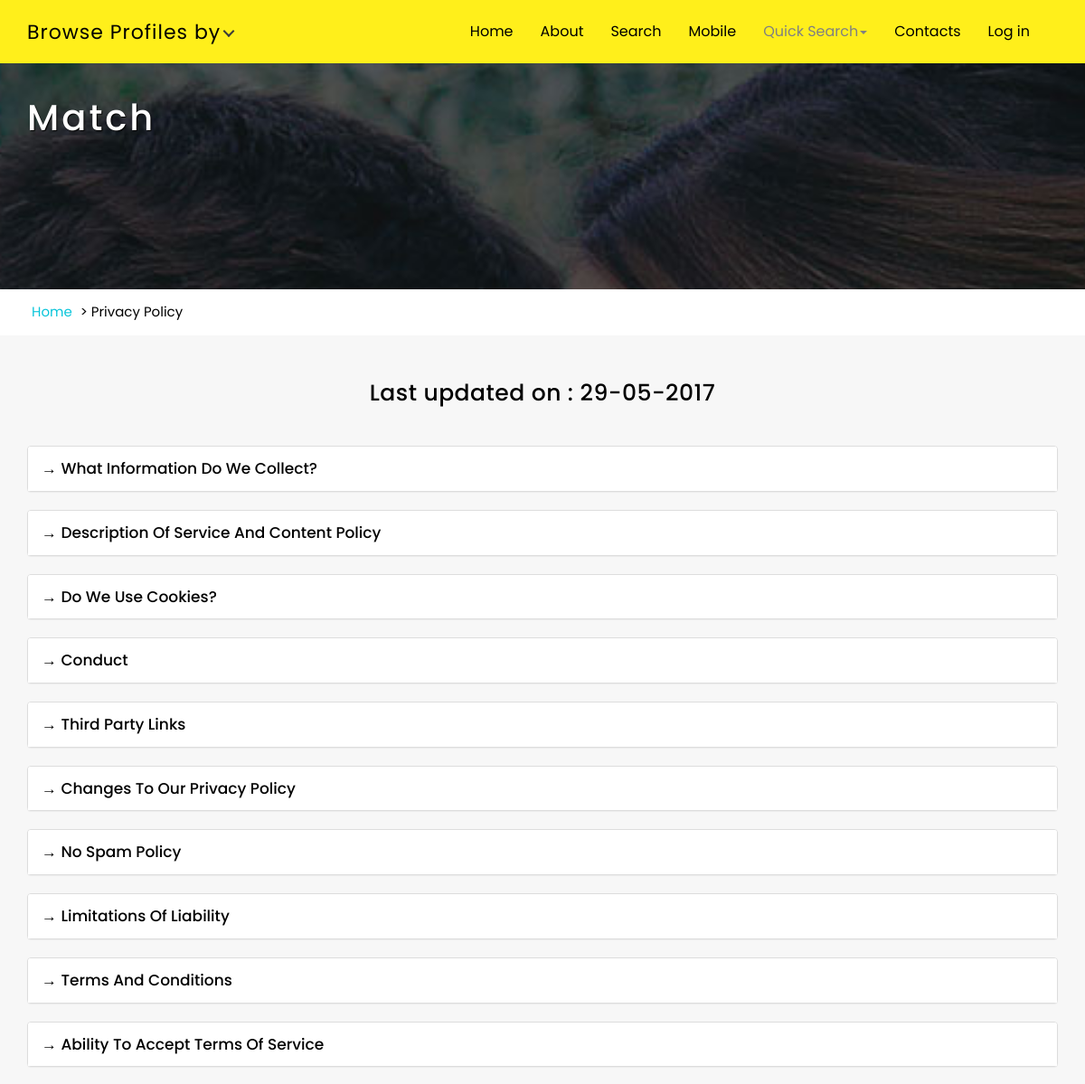
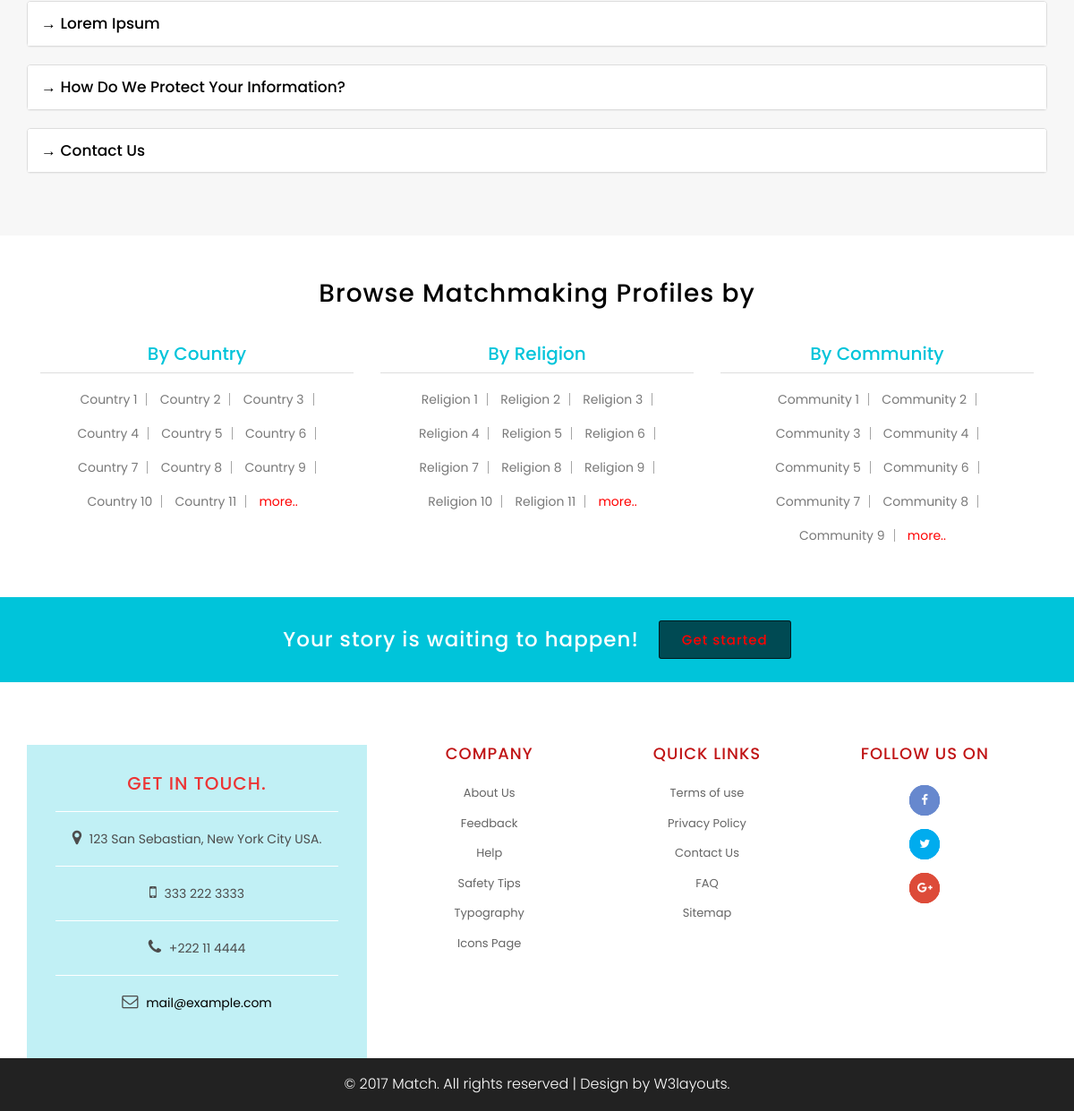
Page /naeem1/privacy_policy.php on the committed database (2 pictures, top to bottom).
### tables this page shows
CREATE TABLE `privacy` (
  `id` int(11) NOT NULL,
  `title` varchar(200) DEFAULT NULL,
  `details` longtext
);

### naeem1/privacy_policy.php (the view, shortened to what this page needs)
<?php require 'header.php'; ?>
	<div class="w3layouts-inner-banner">
		<div class="container">
			<div class="logo">
				<h1><a class="cd-logo link link--takiri" href="index.php">Match <span><i class="fa fa-heart" aria-hidden="true"></i>Made in heaven.</span></a></h1>
			</div>
			<div class="clearfix"></div>
		</div>
	</div>
	<div class="w3layouts-breadcrumbs text-center">
		<div class="container">
			<span class="agile-breadcrumbs"><a href="index.php">Home</a> > <span>Privacy Policy</span></span>
		</div>
	</div>
		<section class="privacy_policy_section">
			<div class="privacy_policy">
				<div class="container">
					<h2 class="last-updated">Last updated on : 29-05-2017</h2>
					<div class="panel-group" id="accordion">
						<?php $sql="SELECT * FROM privacy";
						if ($result=mysqli_query($con,$sql)) {
							$i=0;
							while ($row=mysqli_fetch_assoc($result)) { ?>
							<div class="panel panel-default">
							<div class="panel-heading">
								 <h4 class="panel-title" data-toggle="collapse" data-target="#collapse<?php echo $i; ?>">
									 <span>&#8594;</span> <?php echo $row['title']; ?>
								 </h4>
							</div>
						</div>
						<?php
						$i++;
					}
						 } ?>
					</div>
				</div>
			</div>
		</section>
	<div class="w3layouts-browse text-center">
		<div class="container">
			<h3>Browse Matchmaking Profiles by</h3>
			<div class="col-md-4 w3-browse-grid">
				<h4>By Country</h4>
				<ul>
					<li><a href="nri_list.php">Country 1</a></li>
					<li><a href="nri_list.php">Country 2</a></li>
					<li><a href="nri_list.php">Country 3</a></li>
					<li><a href="nri_list.php">Country 4</a></li>
					<li><a href="nri_list.php">Country 5</a></li>
					<li><a href="nri_list.php">Country 6</a></li>
					<li><a href="nri_list.php">Country 7</a></li>
					<li><a href="nri_list.php">Country 8</a></li>
					<li><a href="nri_list.php">Country 9</a></li>
					<li><a href="nri_list.php">Country 10</a></li>
					<li><a href="nri_list.php">Country 11</a></li>
					<li class="more"><a href="nri_list.php">more..</a></li>
				</ul>
			</div>
			<div class="col-md-4 w3-browse-grid">
				<h4>By Religion</h4>
				<ul>
					<li><a href="r_list.php">Religion 1</a></li>
					<li><a href="r_list.php">Religion 2</a></li>
					<li><a href="r_list.php">Religion 3</a></li>
					<li><a href="r_list.php">Religion 4</a></li>
					<li><a href="r_list.php">Religion 5</a></li>
					<li><a href="r_list.php">Religion 6</a></li>
					<li><a href="r_list.php">Religion 7</a></li>
					<li><a href="r_list.php">Religion 8</a></li>
					<li><a href="r_list.php">Religion 9</a></li>
					<li><a href="r_list.php">Religion 10</a></li>
					<li><a href="r_list.php">Religion 11</a></li>
					<li class="more"><a href="r_list.php">more..</a></li>
				</ul>
			</div>
			<div class="col-md-4 w3-browse-grid">
				<h4>By Community</h4>
				<ul>
					<li><a href="r_list.php">Community 1</a></li>
					<li><a href="r_list.php">Community 2</a></li>
					<li><a href="r_list.php">Community 3</a></li>
					<li><a href="r_list.php">Community 4</a></li>
					<li><a href="r_list.php">Community 5</a></li>
					<li><a href="r_list.php">Community 6</a></li>
					<li><a href="r_list.php">Community 7</a></li>
					<li><a href="r_list.php">Community 8</a></li>
					<li><a href="r_list.php">Community 9</a></li>
					<li class="more"><a href="r_list.php">more..</a></li>
				</ul>
			</div>
			<div class="clearfix"></div>
		</div>
	</div>
	<div class="w3layous-story text-center">
		<div class="container">
			<h4>Your story is waiting to happen!  <a href="index.php">Get started</a></h4>
		</div>
	</div>
<?php require 'footer.php'; ?>

### naeem1/header.php (shortened to what this page needs)
<!DOCTYPE html>
<html>
<head>
<link href="css/bootstrap.css" rel="stylesheet" type="text/css" media="all" />
<link href="css/font-awesome.css" rel="stylesheet" type="text/css" media="all" />
<link href="css/menu.css" rel="stylesheet" type="text/css" media="all" />
<link href="css/style.css" rel="stylesheet" type="text/css" media="all" />
<link rel="stylesheet" type="text/css" href="css/easy-responsive-tabs.css " />
	<link rel="stylesheet" href="css/jquery-ui.css" />
<link rel="stylesheet" href="css/intlTelInput.css">
<link rel="stylesheet" href="style.css">
</head>
<body>
<header>
 <div class="navbar navbar-inverse-blue navbar">
      <div class="navbar-inner">
        <div class="container">
          <div class="menu">
					<div class="cd-dropdown-wrapper">
						<a class="cd-dropdown-trigger" href="#0">Browse Profiles by</a>
					</div>
				</div>
           <div class="pull-right">
          	<nav class="navbar nav_bottom" role="navigation">
		    <div class="collapse navbar-collapse" id="bs-megadropdown-tabs">
		        <ul class="nav navbar-nav nav_1">
		            <li class="home"><a href="index.php">Home</a></li>
		            <li class="about"><a href="about.php">About</a></li>
		            <li class="search"><a href="search.php">Search</a></li>
		            <li><a href="app.php" target="_blank">Mobile</a></li>
		            <li class="dropdown">
		              <a href="#" class="dropdown-toggle" data-toggle="dropdown">Quick Search<span class="caret"></span></a>
		            </li>
		            <li class="last contact"><a href="contact.php">Contacts</a></li>
		            <?php if (isset($_SESSION['name'])) { ?>
		            <li class="dropdown profile">
		              <a href="#" class="dropdown-toggle" data-toggle="dropdown"><?php echo $_SESSION['name']; ?><span class="caret"></span></a>
		              <ul class="dropdown-menu" role="menu">
		                <div class="banner-bottom-login">
							<div class="w3agile_banner_btom_login">
								<div class="row">
									<div class="col-md-6">
										<ul>
											<li><a href="profile.php"><i class="fa fa-user" aria-hidden="true"></i> My profile</a></li>
											<li><a href="settings.php"><i class="fa fa-cog" aria-hidden="true"></i> Account Settings</a></li>
											<li><a href=""><i class="fa fa-filter" aria-hidden="true"></i> Contact Filters</a></li>
										</ul>
									</div>
									<div class="col-md-6">
										<ul>
											<li><a href=""><i class="fa fa-envelope-o" aria-hidden="true"></i> Email/SMS alert</a></li>
											<li> <a href=""><i class="fa fa-user-secret" aria-hidden="true"></i> Privacy options</a></li>
											<li><a href="logout.php"><i class="fa fa-sign-out" aria-hidden="true"></i> Log out</a></li>
										</ul>
									</div>
								</div>
							</div>
						</div>
		              </ul>
		            </li>
		        <?php    }else{ ?>
		        <li><a href="" data-toggle="modal" data-target="#myModal">Log in</a></li>
		    <?php    } ?>
		        </ul>
		     </div>
		    </nav>
		   </div>
          <div class="clearfix"> </div>
        </div>
      </div>
    </div>
</header>

### naeem1/footer.php (shortened to what this page needs)
<footer>
	<div class="footer">
		<div class="container">
			<div class="footer-info w3-agileits-info">
				<div class="col-md-4 address-left agileinfo">
					<div class="footer-logo header-logo">
						<h6>Get in Touch.</h6>
					</div>
					<ul>
						<li><i class="fa fa-map-marker"></i> 123 San Sebastian, New York City USA.</li>
						<li><i class="fa fa-mobile"></i> 333 222 3333 </li>
						<li><i class="fa fa-phone"></i> +222 11 4444 </li>
						<li><i class="fa fa-envelope-o"></i> <a href="mailto:example@mail.com"> mail@example.com</a></li>
					</ul>
				</div>
				<div class="col-md-8 address-right">
					<div class="col-md-4 footer-grids">
						<h3>Company</h3>
						<ul>
							<li><a href="about.php">About Us</a></li>
							<li><a href="feedback.php">Feedback</a></li>
							<li><a href="help.php">Help</a></li>
							<li><a href="tips.php">Safety Tips</a></li>
							<li><a href="typo.php">Typography</a></li>
							<li><a href="icons.php">Icons Page</a></li>
						</ul>
					</div>
					<div class="col-md-4 footer-grids">
						<h3>Quick links</h3>
						<ul>
							<li><a href="terms.php">Terms of use</a></li>
							<li><a href="privacy_policy.php">Privacy Policy</a></li>
							<li><a href="contact.php">Contact Us</a></li>
							<li><a href="faq.php">FAQ</a></li>
							<li><a href="sitemap.php">Sitemap</a></li>
						</ul>
					</div>
					<div class="col-md-4 footer-grids">
						<h3>Follow Us on</h3>
						<section class="social">
                        <ul>
							<li><a class="icon fb" href="#"><i class="fa fa-facebook"></i></a></li>
							<li><a class="icon tw" href="#"><i class="fa fa-twitter"></i></a></li>
							<li><a class="icon gp" href="#"><i class="fa fa-google-plus"></i></a></li>
						</ul>
						</section>
					</div>
					<div class="clearfix"></div>
				</div>
				<div class="clearfix"></div>
			</div>
		</div>
	</div>
	<div class="copy-right">
		<div class="container">
			<p>© 2017 Match. All rights reserved | Design by <a href="http://w3layouts.com"> W3layouts.</a></p>
		</div>
	</div>
</footer>
</body>
</html>

### naeem1/css/menu.css (style rules this page uses)
.cd-dropdown-wrapper { display: inline-block; position: relative; -webkit-font-smoothing: antialiased; -moz-osx-font-smoothing: grayscale; }
.cd-dropdown-trigger { display: block; position: relative; padding: 0 36px 0 20px; color: #000000; font-size: 1.3em; line-height: 50px; outline:none; text-decoration:none; }
.cd-dropdown-trigger::before, .cd-dropdown-trigger::after { content: ''; position: absolute; top: 50%; margin-top: 0; height: 2px; width: 9px; background: #3a3a3a; -webkit-backface-visibility: hidden; backface-visibility: hidden; -webkit-transition: width 0.3s, -webkit-transform 0.3s; -moz-transition: width 0.3s, -moz-transform 0.3s; transition: width 0.3s, transform 0.3s; }
.cd-dropdown-trigger::before { right: 22px; -webkit-transform: rotate(45deg); -moz-transform: rotate(45deg); -ms-transform: rotate(45deg); -o-transform: rotate(45deg); transform: rotate(45deg); }
.cd-dropdown-trigger::after { right: 17px; -webkit-transform: rotate(-45deg); -moz-transform: rotate(-45deg); -ms-transform: rotate(-45deg); -o-transform: rotate(-45deg); transform: rotate(-45deg); }
@media only screen and (min-width: 1024px) { .cd-dropdown-trigger { display: block; position: relative; padding: 0 33px 0 0px; color: #000000; font-size: 22px; line-height: 50px; outline: none; text-decoration: none; letter-spacing: 1px; margin-top: 2px; } }

### naeem1/css/easy-responsive-tabs.css (style rules this page uses)
ul.resp-tabs-list, p { margin: 0px; padding: 0px; }

### naeem1/style.css (style rules this page uses)
li.dropdown a { text-decoration: none; color: gray; }

### rows in the picture
privacy: title "What Information Do We Collect?"
privacy: title "Description Of Service And Content Policy"
privacy: title "Do We Use Cookies?"
privacy: title "Conduct"
privacy: title "Third Party Links"
privacy: title "Changes To Our Privacy Policy"
privacy: title "No Spam Policy"
privacy: title "Limitations Of Liability"
privacy: title "Terms And Conditions"
privacy: title "Ability To Accept Terms Of Service"
privacy: title "Lorem Ipsum"
privacy: title "How Do We Protect Your Information?"
privacy: title "Contact Us"
